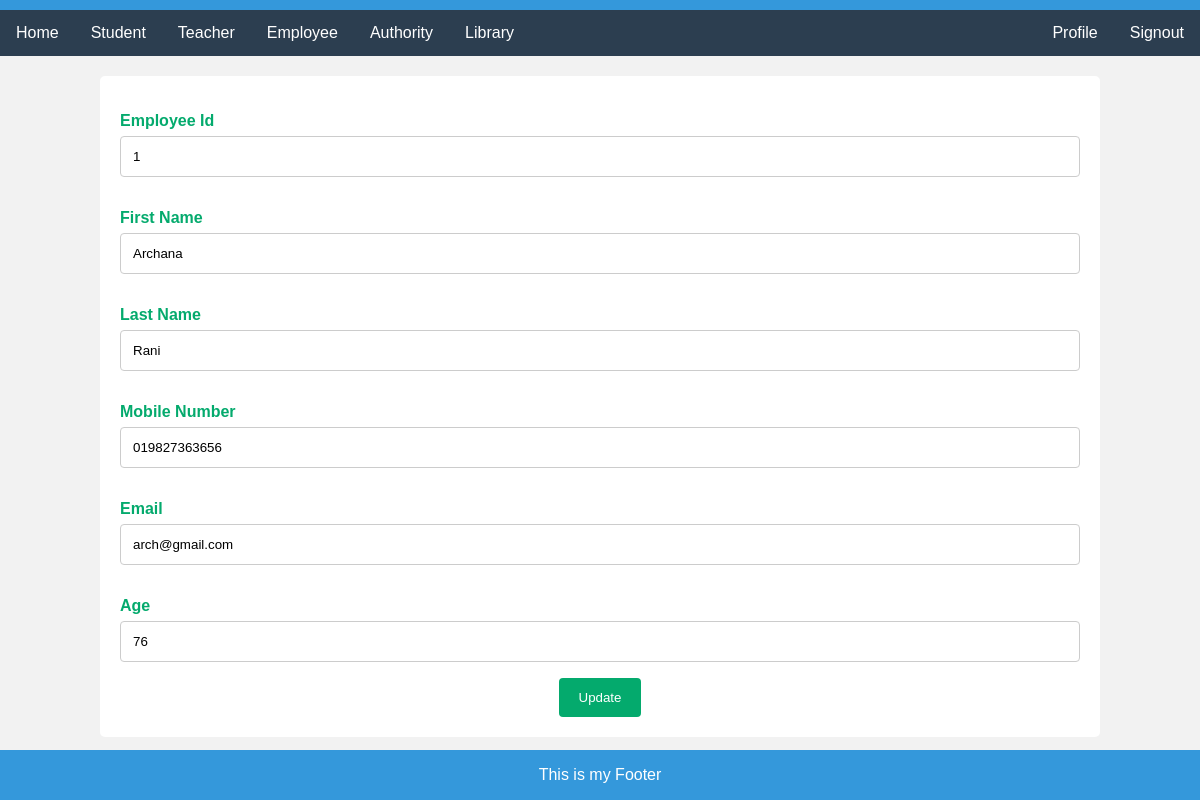
Before: /editEmployee/1 with the older database file.
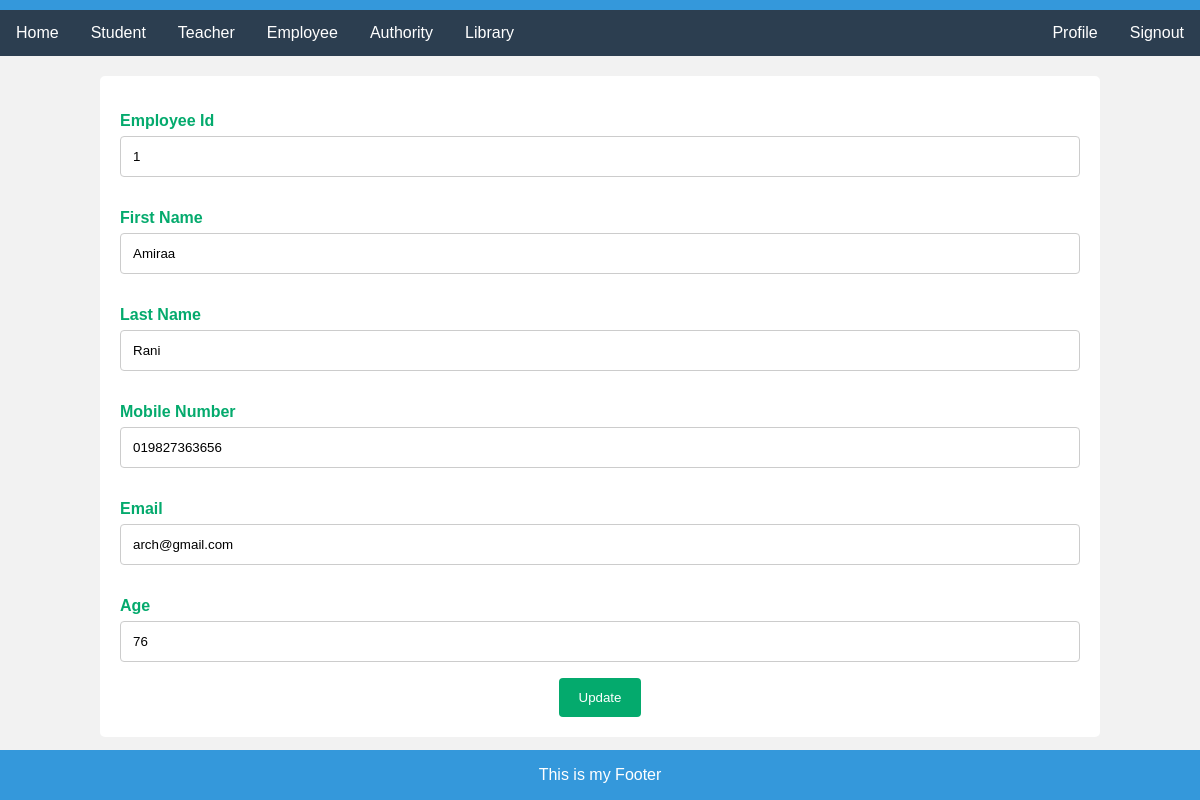
After: the same page with the newer database file.
### myApp/models.py (models this page shows, shortened)
class Employees(models.Model):
    First_Name=models.CharField(max_length=100, null=True)
    Last_Name=models.CharField(max_length=100, null=True)
    Mobile=models.CharField(max_length=100, null=True)
    Email=models.CharField(max_length=100, null=True)
    Age=models.CharField(max_length=100, null=True)

### myProject/views.py (the view)
# urls.py: path('editEmployee/<str:myid>',editEmployee, name="editEmployee"),
def editEmployee(request, myid):
    employee=Employees.objects.filter(id=myid)
    context={
        "employee":employee,
    }
    return render(request, "editEmployee.html", context)

### template/editEmployee.html (shortened to what this page needs)
{%extends "home.html"%}
{%block content%}
<div class="container">
    <form action="{% url 'updateemployee'%}" method='post'>
        {% for i in employee %}
    <form>
      <label for="fname">Employee Id</label>
      <input type="text" id="fname" value="{{i.id}}" name="employeeid" placeholder="Your id..">
      <label for="fname">First Name</label>
      <input type="text" id="fname" value="{{i.First_Name}}" name="firstname" placeholder="Your name..">
      <label for="lastname">Last Name</label>
      <input type="text" id="lastname" value="{{i.Last_Name}}" name="lastname" placeholder="Your last name..">
      <label for="Mobile">Mobile Number</label>
      <input type="text" id="lname" value="{{i.Mobile}}" name="mobile" placeholder="Your mobile number..">
      <label for="email">Email</label>
      <input type="text" id="email" value="{{i.Email}}" name="email" placeholder="Your email..">
      <label for="age">Age</label>
      <input type="text" id="age" value="{{i.Age}}" name="age" placeholder="Your age..">
      <input type="submit" value="Update">
      {% endfor %}
    </form>
  </div>
{%endblock%}

Changed rows visible on the page:
changed Employees "Rani": firstname "Archana" → "Amiraa"
